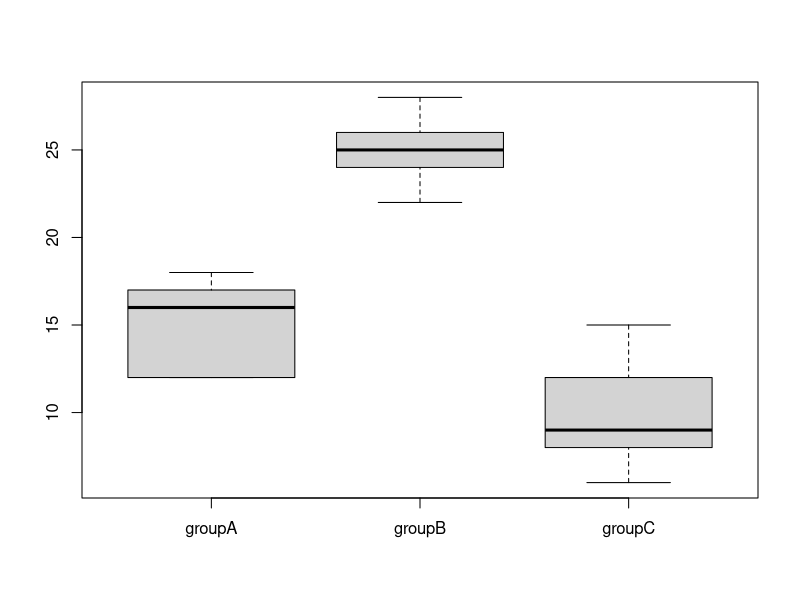

Source code (R):
## ---- chunk 1
dummyData <- data.frame(groupA=c(12,12,16,17,18), groupB=c(22,24,25,26,28), groupC=c(6,8,9,12,15))
boxplot(dummyData)
## ---- chunk 2
sampleStats <- data.frame(means=rep(0,ncol(dummyData)),stdevs=rep(0,ncol(dummyData)))

for (intCtr in 1:ncol(dummyData)) {
    sampleStats$means[intCtr] <- mean(dummyData[,intCtr])
    sampleStats$stdevs[intCtr] <- sd(dummyData[,intCtr])
}

rownames(sampleStats) <- names(dummyData)

print("Means and Standard Deviations")
sampleStats

summary(dummyData)
## ---- chunk 3
## Calculate MSWithin
ssWithinGroups <- rep(0,ncol(dummyData))

for (intCtr in 1:ncol(dummyData)) {
    for (intCtr2 in 1:nrow(dummyData)) {
        ssWithinGroups[intCtr] <- ssWithinGroups[intCtr] + 
                                  (dummyData[intCtr2,intCtr] - mean(dummyData[,intCtr]))^2
    }
}

ssWithinGroups

dfWithin <- ncol(dummyData) * nrow(dummyData) - ncol(dummyData)
msWithin <- sum(ssWithinGroups) / dfWithin
print(paste0("MS Within: ",msWithin," with df=",dfWithin))

## Calculate MSBetween
ssBetweenGroups <- rep(0,ncol(dummyData))
grandMean <- mean(as.matrix(dummyData))

for (intCtr in 1:ncol(dummyData)) {
    ssBetweenGroups[intCtr] <- length(dummyData[,intCtr]) * (mean(dummyData[,intCtr]) - grandMean)^2
}

ssBetweenGroups

dfBetween <- ncol(dummyData) - 1
msBetween <- sum(ssBetweenGroups) / dfBetween
print(paste0("MS Between: ",round(msBetween,2)," with df=",dfBetween))

## ---- chunk 4
myFStat <- msBetween / msWithin
myPValue <- pf(myFStat,df1=msBetween,df2=msWithin,lower.tail=FALSE)

print(paste0("F-statistic: ",round(myFStat,2)," with df1=",dfBetween," and df2=",dfWithin))
print(paste0("Relevant p-value is: ",round(myPValue,4)))

nCompare <- 0.5 * (ncol(dummyData) * (ncol(dummyData)-1))

myFisherLSD <- data.frame(compType=rep("",nCompare),diffLow=rep(0,nCompare),diffHigh=rep(0,nCompare),
                          stringsAsFactors = FALSE)

## Run for alpha=0.05 two-sided and df=dfWithin
tCritical <- qt(0.025,df=dfWithin,lower.tail=FALSE)

nCompare <- 1 ## Recycling the variable

for (intCtr in 1:(ncol(dummyData)-1)) {
    for (intCtr2 in (intCtr+1):ncol(dummyData)) {
        myFisherLSD$compType[nCompare] <- paste0(names(dummyData)[intCtr]," vs. ",names(dummyData)[intCtr2])
        
        diffMean <- mean(dummyData[,intCtr]) - mean(dummyData[,intCtr2])
        mySE <- sqrt(msWithin) * sqrt(1/length(dummyData[,intCtr]) + 1/length(dummyData[,intCtr2]))
        
        myFisherLSD$diffLow[nCompare] <- diffMean - tCritical*mySE
        myFisherLSD$diffHigh[nCompare] <- diffMean + tCritical*mySE
        
        nCompare <- nCompare + 1
    }
}

print("Below are the 95% hand-calculated CI for differences in mean using Fisher LSD")
myFisherLSD
## ---- chunk 5
myFactorFrame <- data.frame(keyGroup=rep("",nrow(dummyData)*ncol(dummyData)),
                            indValue=rep(0,nrow(dummyData)*ncol(dummyData)),
                            stringsAsFactors = FALSE
                            )

nCompare <- 1 ## Reccylcing the variable

for (intCtr in 1:ncol(dummyData)) {
    for (intCtr2 in 1:nrow(dummyData)) {
        myFactorFrame$keyGroup[nCompare] <- names(dummyData)[intCtr]
        myFactorFrame$indValue[nCompare] <- dummyData[intCtr2,intCtr]
        nCompare <- nCompare + 1
    }
}

myFactorFrame

## ---- chunk 6
myFactorFrame$aovFactor <- factor(myFactorFrame$keyGroup,levels=c("groupC","groupA","groupB"))
aovFromR <- aov(indValue ~ aovFactor , data=myFactorFrame)
summary(aovFromR)
confint(aovFromR)
## ---- chunk 7
## Run the Tukey HSD
TukeyHSD(aovFromR)

## Run standard pairwise t-tests
pairwise.t.test(x=myFactorFrame$indValue , g=myFactorFrame$keyGroup , p.adjust.method = "none")

## Run Bonferroni pairwise t-tests
pairwise.t.test(x=myFactorFrame$indValue , g=myFactorFrame$keyGroup , p.adjust.method = "bonferroni")

## Run Holm pairwise t-tests
pairwise.t.test(x=myFactorFrame$indValue , g=myFactorFrame$keyGroup , p.adjust.method = "holm")
## ---- chunk 8
myFactorFrame$dummyA <- ifelse(myFactorFrame$keyGroup=="groupA",1,0)
myFactorFrame$dummyB <- ifelse(myFactorFrame$keyGroup=="groupB",1,0)

myLMDummy <- lm(indValue ~ dummyA + dummyB, data=myFactorFrame)
summary(myLMDummy)
confint(myLMDummy)

